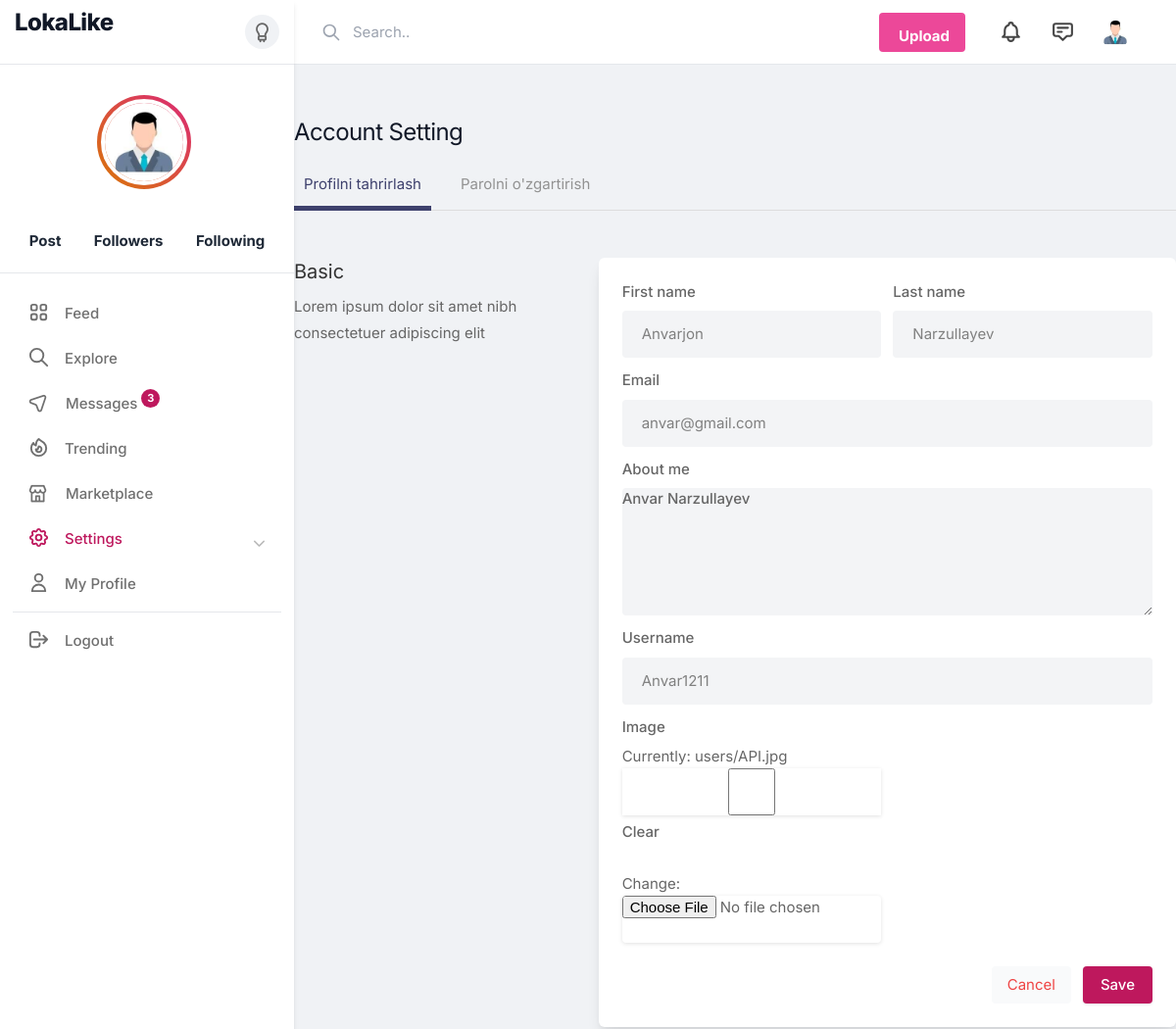
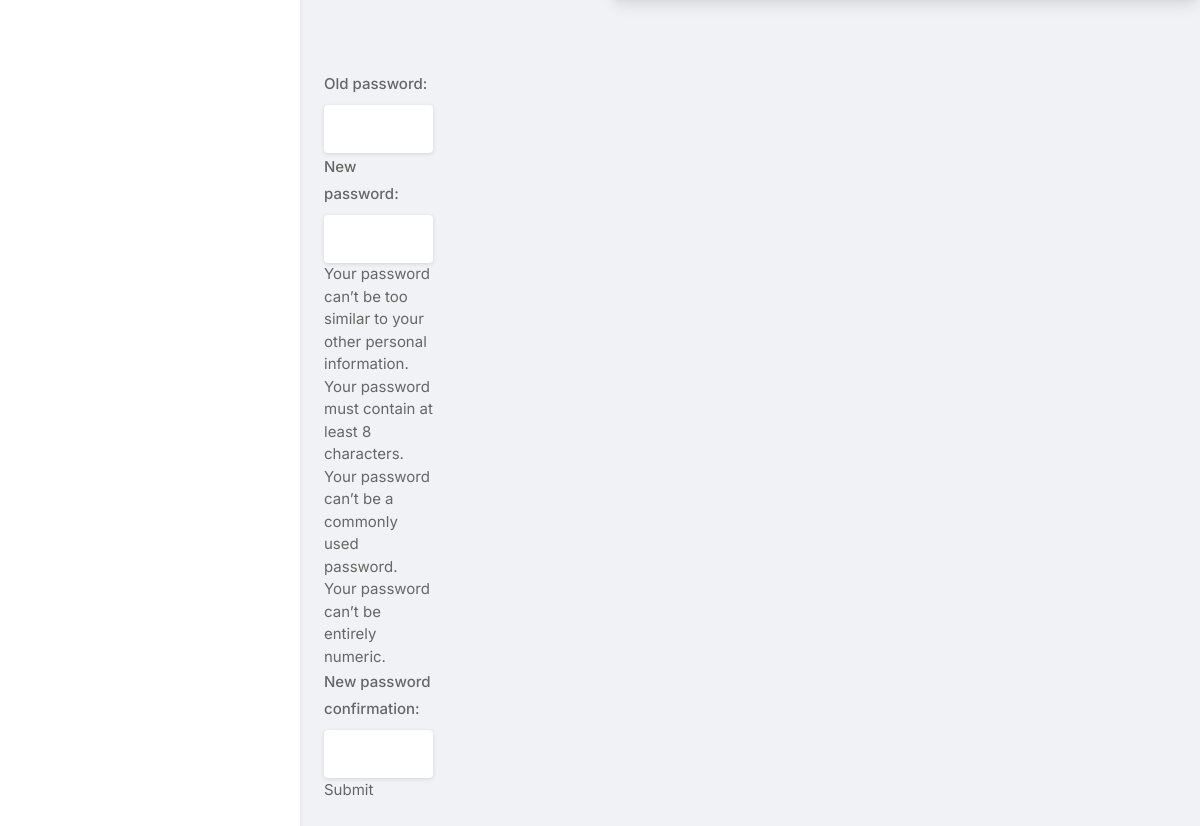
/settings/Anvar1211, run on the app's committed database (2 pictures, top to bottom).
### instagramUser/models/instaUsers.py (models this page shows, shortened)
class Profile(AbstractUser):
    bio = models.TextField(max_length=100,blank=True, null=True)
    img = models.ImageField(upload_to='users/', blank=True, null=True)
    phone = models.CharField(max_length = 20, blank=True, null=True)
    followers = models.IntegerField(default=0)
    followings = models.IntegerField(default=0)
    like_count  = models.IntegerField(default=0)

### instagramUser/views.py (the view)
# urls.py: path('settings/<slug:username>',settings,name = 'settings')
def settings(request, username):
    user = Profile.objects.get(username = username)
    if request.method == 'POST':
        form_password = PasswordChangeForm(user=request.user, data=request.POST)
        form = UserProfilForm(request.POST,request.FILES, instance=user)
        if form_password.is_valid():
            form_password.save()
            update_session_auth_hash(request, form_password.user)
            return redirect('profile', username = user.username)
        if form.is_valid():
            form.save()
            return redirect('profile', username = user.username)
    else:
        form = UserProfilForm(instance=user)
        form_password = PasswordChangeForm(user=request.user)
    return render(request, 'settings.html', {'form': form,'form1':form_password})

### instagramUser/forms.py
class UserProfilForm(UserChangeForm):
    class Meta(UserChangeForm):
        model = Profile
        fields = ('username', 'first_name', 'last_name', 'email','password', 'bio','img')

### instagramUser/templates/settings.html (shortened to what this page needs)
{% extends 'instagram/base.html' %}
{% load static %}
{% load widget_tweaks %}
{% block content %}
    <div class="container m-auto">
        <h1 class="text-2xl leading-none text-gray-900 tracking-tight mt-3"> Account Setting </h1>
        <ul class="mt-5 -mr-3 flex-nowrap lg:overflow-hidden overflow-x-scroll uk-tab">
            <li class="uk-active">
                <a class="nav-link active" id="edit-profile-tab" data-toggle="tab" href="#edit-profile" role="tab" aria-controls="edit-profile" aria-selected="true">Profilni tahrirlash</a>
            </li>
            <li>
                <a class="nav-link" id="change-password-tab" data-toggle="tab" href="#change-password" role="tab" aria-controls="change-password" aria-selected="false">Parolni o'zgartirish</a>
            </li>
        </ul>
        <div class="grid lg:grid-cols-3 mt-12 gap-8">
            <div>
                <h3 class="text-xl mb-2"> Basic</h3>
                <p> Lorem ipsum dolor sit amet nibh consectetuer adipiscing elit</p>
            </div>
            <div class="bg-white rounded-md lg:shadow-lg shadow col-span-2">
                <form method="POST" enctype="multipart/form-data">
                    <div class="grid grid-cols-2 gap-3 lg:p-6 p-4" id="edit-profile">
                        <div>
                            <label for=""> First name</label>
                            {% render_field form.first_name type="text" placeholder="Your name.." class="shadow-none bg-gray-100" %}
                        </div>
                        <div>
                            <label for=""> Last name</label>
                            {% render_field form.last_name  type="text" placeholder="Your name.." class="shadow-none bg-gray-100" %}
                        </div>
                        <div class="col-span-2">
                            <label for=""> Email</label>
                            {% render_field form.email type="email" placeholder="Your email.." class="shadow-none bg-gray-100" %}
                        </div>
                        <div class="col-span-2">
                            <label for="about">About me</label>
                            {% render_field form.bio id="about" name="about" rows="3"  class="shadow-none bg-gray-100" %}
                        </div>
                        <div class="col-span-2">
                            <label for=""> Username</label>
                            {% render_field form.username type="text" placeholder="" class="shadow-none bg-gray-100" %}
                        </div>
                        <div>
                            <label for="img">Image</label>
                            {% render_field form.img %}
                        </div>
                    </div>
                    <div class="bg-gray-10 p-6 pt-0 flex justify-end space-x-3">
                        <button class="p-2 px-4 rounded bg-gray-50 text-red-500"> Cancel </button>
                        <button type="submit" class="button bg-blue-700"> Save </button>
                    </div>
                </form>
            </div>
        </div>
        <div class="grid lg:grid-cols-3 mt-12 gap-8" id="change-password">
            <div class="grid grid-cols-2 gap-3 lg:p-6 p-4">
                <form method="POST">
                    {{form1.as_p}}
                    <button type="submit">Submit</button>
                </form>
            </div>
        </div>
    </div>
{% endblock %}

### static/css/style.css (style rules this page uses)
button { vertical-align: middle; }
span.button, button.button { background-color: #be185d; top: 0; color: #fff; position: relative; padding: 8px 18px; line-height: 22px; position: relative; font-weight: 500; font-size: 15px; display: inline-block; -webkit-transition: all 0.2s ease-in-out; transition: all 0.2s ease-in-out; cursor: pointer; overflow: hidden; border: none; border-radius: 4px; -webkit-box-shadow: 0 1px 3px rgba(0, 0, 0, 0.1); box-shadow: 0 1px 3px rgba(0, 0, 0, 0.1); }
input { height: 48px; line-height: 48px; padding: 0 20px; outline: none; font-size: 15px; color: #808080; max-width: 100%; width: 100%; -webkit-box-sizing: border-box; box-sizing: border-box; display: block; font-weight: 400; opacity: 1; border-radius: 4px; border: none; -webkit-box-shadow: 0 1px 4px 0px rgba(0, 0, 0, 0.12); box-shadow: 0 1px 4px 0px rgba(0, 0, 0, 0.12); }
input[type="text"], input[type="password"], input[type="email"], input[type="number"] { height: 48px; line-height: 48px; padding: 0 20px; outline: none; font-size: 15px; color: #808080; max-width: 100%; width: 100%; -webkit-box-sizing: border-box; box-sizing: border-box; display: block; font-weight: 400; opacity: 1; border-radius: 4px; border: none; -webkit-box-shadow: 0 1px 4px 0px rgba(0, 0, 0, 0.12); box-shadow: 0 1px 4px 0px rgba(0, 0, 0, 0.12); }
textarea { height: 48px; line-height: 48px; padding: 0 20px; outline: none; font-size: 15px; color: #808080; margin: 0 0 16px 0; max-width: 100%; width: 100%; -webkit-box-sizing: border-box; box-sizing: border-box; display: block; background-color: #fff; font-weight: 500; opacity: 1; border-radius: 4px; border: none; -webkit-box-shadow: 0 1px 4px 0px rgba(0, 0, 0, 0.12); box-shadow: 0 1px 4px 0px rgba(0, 0, 0, 0.12); }
input { -webkit-transition: all 0.1s ease-in-out; transition: all 0.1s ease-in-out; }
input[type="checkbox"] { display: inline; }
::placeholder { color: #808080; opacity: 1; }
textarea { height: auto; line-height: 27px; padding: 20px; min-height: 130px; -webkit-transition: none !important; transition: none !important; min-width: 100%; }
label, legend { display: block; font-weight: bold; font-size: 15px; font-weight: 500; margin-bottom: 8px; }
button { border: none; margin: 0; padding: 0; width: auto; overflow: visible; background: transparent; color: inherit; font: inherit; line-height: normal; cursor: pointer; }
button { outline: none !important; }
body { color: #666; font-size: 15px; line-height: 27px; background-color: #f0f2f5; font-family: "Inter", sans-serif; text-transform: none; }
body p { font-size: 15px; line-height: 27px; }
h1, h2, h3, h4, h5, h6 { font-family: "Inter", sans-serif; text-transform: none; }
input[type="text"], input[type="password"], input[type="email"] { font-family: "Inter", sans-serif; text-transform: none; }
textarea, select { font-family: "Inter", sans-serif; text-transform: none; }
button, body .pac-container { font-family: "Inter", sans-serif; text-transform: none; }
h1, h2, h3, h4, h5, h6 { color: #333; font-weight: 500; margin: 0; padding: 0; }
h1 { font-size: 32px; }
h3 { font-size: 22px; }
@media (min-width: 1024px) { .container { max-width: 900px !important; padding-top: 45px; } }
.shadow-none { -webkit-box-shadow: none !important; box-shadow: none !important; }

### data on the page
Profile: first_name "Anvarjon", last_name "Narzullayev", email "anvar@gmail.com", bio "Anvar Narzullayev", username "Anvar1211"
